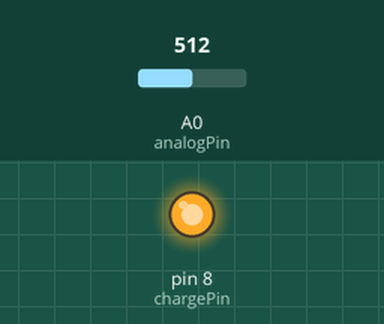
A sketch run on a simulated Arduino Uno, built with avr-gcc and run on an emulated ATmega328P. On the bench: output pins drawn as LEDs (lit = HIGH). The inputs (shaded band) are chosen by the test bench; at power-on: A0 (analogPin) = 512. What the sketch prints to the serial monitor is not drawn.

Above: at 1.2 s.
1.3 s: A0 (analogPin) set to 600
2.8 s: A0 (analogPin) set to 620
5.8 s: A0 (analogPin) set to 511
7.3 s: A0 (analogPin) set to 716
Timing chart, 0 to 10.3 s (numbered marks = the images above; inputs shaded):
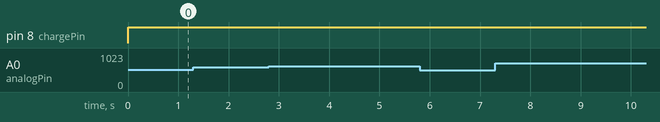

The sketch:

capacitance_meter_using_arduino1.ino
```cpp
/* C++ code
Saleh Sadid Mir
CSE, KUET */

/*Title: Capacitance Meter Using Arduino*/

//initial pins
int analogPin= 0;
int chargePin=8;
int dischargePin= 9;

//inital resistor
int resistorValue=1000;

//initial timer
unsigned long startTime;
unsigned long elapsedTime;

//initial capacitance variables
float microFarads;
float nanoFarads;

void setup()
{
  pinMode(chargePin, OUTPUT);
  digitalWrite(chargePin, LOW);
  Serial.begin(9600);

}

void loop()
{
  digitalWrite(chargePin, HIGH);
  startTime = millis();
  while(analogRead(analogPin)<610){
    //does nothing
  }
  unsigned long nowTime=millis();
  elapsedTime = nowTime - startTime;
  microFarads= ((float)elapsedTime/ resistorValue)*1000;
  Serial.print(elapsedTime);
  Serial.println("mS");

  if(microFarads>1){
    Serial.print((long)microFarads);
    Serial.println(" microFarads");
  }
  else{
    nanoFarads= microFarads * 1000.0;
    Serial.print((long)nanoFarads);
    Serial.println(" nanoFarads");
    delay(500);
  }

  digitalWrite(chargePin, LOW);
  pinMode(dischargePin,OUTPUT);
  digitalWrite(dischargePin, LOW);
  while(analogPin>0){
    //do nothing
  }
  pinMode(dischargePin,INPUT);

}
```

Measured:
- after the input at 1.3 s, every drawn part: stays the same
